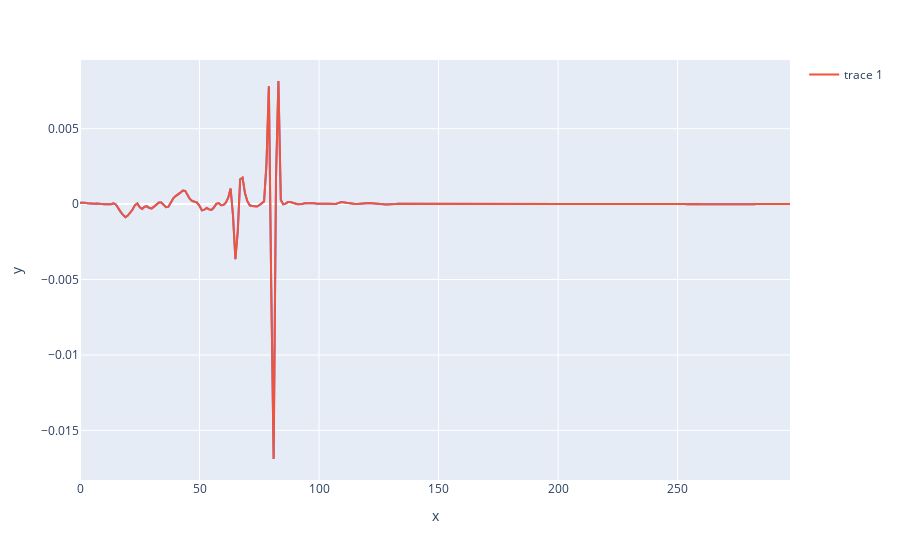

Source (notebook cell):
### Code cell


### Figure 1 — Plotly figure (JSON) as saved in the notebook; plotly's stock layout.template omitted (floating-point values rounded to 4 significant figures; data arrays with more than 128 entries replaced by an {"elided": "..."} marker saying what was removed)
{"data": [{"hovertemplate": "x=%{x}<br>y=%{y}<extra></extra>", "legendgroup": "", "line": {"color": "#636efa", "dash": "solid"}, "marker": {"symbol": "circle"}, "mode": "lines", "name": "", "orientation": "v", "showlegend": false, "type": "scatter", "x": {"elided": "298 int values"}, "xaxis": "x", "y": {"elided": "298 float values"}, "yaxis": "y"}, {"type": "scatter", "y": {"elided": "298 float values"}}], "layout": {"legend": {"tracegroupgap": 0}, "margin": {"t": 60}, "xaxis": {"anchor": "y", "domain": [0, 1], "title": {"text": "x"}}, "yaxis": {"anchor": "x", "domain": [0, 1], "title": {"text": "y"}}}}
